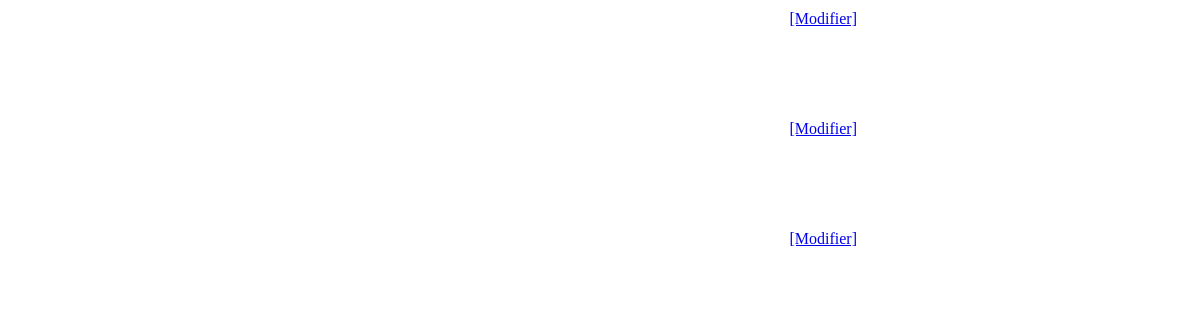
The app's page /admin/addPost.php, older data.
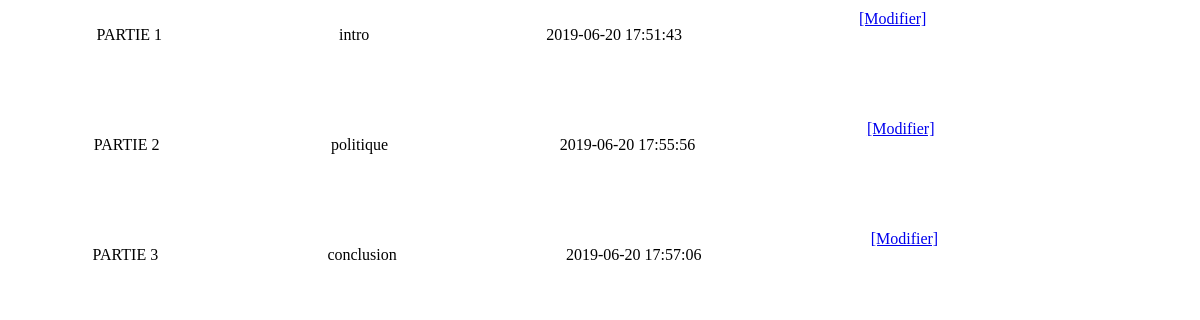
The same page, newer data.
### tables this page shows
CREATE TABLE `articles` (
  `id` int(11) NOT NULL,
  `title` varchar(255) NOT NULL,
  `content` longtext NOT NULL,
  `date` datetime DEFAULT CURRENT_TIMESTAMP
);

### admin/inc/bootstrap.php (called while the page is built, shortened)
<?php
require __DIR__ . '/classes/post.php';
$post = new Post();

### admin/inc/classes/post.php (called while the page is built, shortened)
<?php
    class Post {
        public function getOne(PDO $con, $id)  {
            $req =  $con->query('SELECT * FROM articles WHERE id=' . $id);
            return $req->fetch(PDO::FETCH_ASSOC);
        }
}
?>

### admin/addPost.php (the view, shortened to what this page needs)
<?php
require __DIR__ . '/inc/bootstrap.php';
    if(isset($_GET['modify'])) :
        $currentPost = $post->getOne($pdo, $_GET['id']);
    ?>
      <article class="post">
        <form action="addPost.php?id=<?= $currentPost['id']; ?>" method="post">
          <label class="createLabel" for="title">Titre</label>
          <input class="createInput" type="text" name="title" value="<?= $currentPost['title']?>">
          <label class="createLabel" for="content">Message</label>
          <textarea class="createInput" name="content" id="content" cols="60" rows="10"><?= $currentPost['content']?></textarea>
          <input class="createSubmit" type="submit" name="send">
        </form>
      </article>
    <?php
    else :
        $currentPostOne = $post->getOne($pdo, 17);
        $currentPostTwo = $post->getOne($pdo, 18);
        $currentPostThree = $post->getOne($pdo, 19);
    ?>
        <div class="postAdmin">
        <p class="postAdmin__title" ><?= $currentPostOne['title']?></p>
        <p class="postAdmin__content" ><?= $currentPostOne['content'] ?></p>
        <p class="postAdmin__date" ><?= $currentPostOne['date'] ?></p>
        <?php echo "<a href='addPost.php?modify&id=" . $currentPostOne['id'] . "'>[Modifier]</a><br>"; ?>
        </div>
        <div class="postAdmin">
        <p class="postAdmin__title" ><?= $currentPostTwo['title']?></p>
        <p class="postAdmin__content" ><?= $currentPostTwo['content'] ?></p>
        <p class="postAdmin__date" ><?= $currentPostTwo['date'] ?></p>
        <?php echo "<a href='addPost.php?modify&id=" . $currentPostTwo['id'] . "'>[Modifier]</a><br>"; ?>
        </div>
        <div class="postAdmin">
        <p class="postAdmin__title" ><?= $currentPostThree['title']?></p>
        <p class="postAdmin__content" ><?= $currentPostThree['content'] ?></p>
        <p class="postAdmin__date" ><?= $currentPostThree['date'] ?></p>
        <?php echo "<a href='addPost.php?modify&id=" . $currentPostThree['id'] . "'>[Modifier]</a><br>"; ?>
        </div>
    <?php
        endif;
    ?>

### admin/addPost.php (style rules this page uses)
.postAdmin { height: 100px; display: flex; flex-direction: row; margin-top: 10px; justify-content: space-around; }

Row changes from the older to the newer data that the page shows:
added articles: title "PARTIE 1", content "intro", date "2019-06-20 17:51:43"
added articles: title "PARTIE 2", content "politique", date "2019-06-20 17:55:56"
added articles: title "PARTIE 3", content "conclusion", date "2019-06-20 17:57:06"
